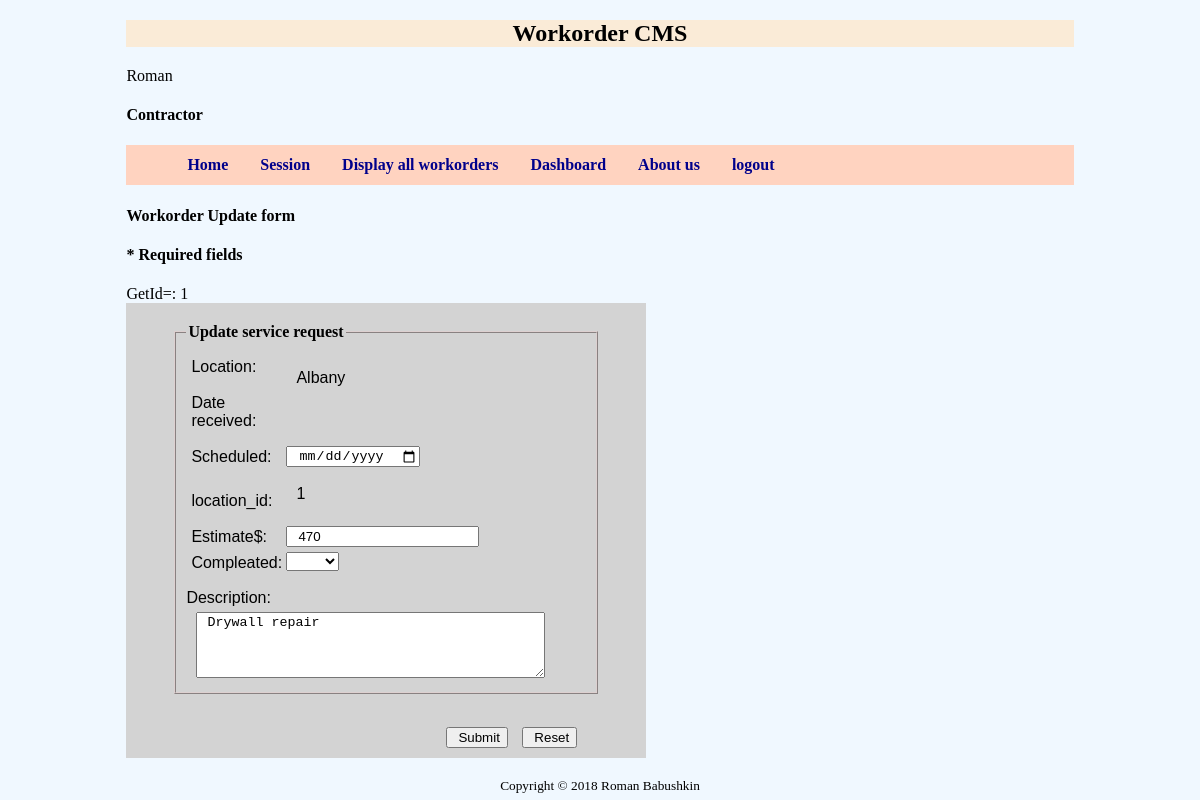
Page /mvc/Views/UpdateWorkContractor.php?id=1 (signed in) on the committed database.
### tables this page shows
CREATE TABLE `workorder` (
  `id` int(11) NOT NULL AUTO_INCREMENT,
  `description` varchar(450) DEFAULT NULL,
  `estimate` double DEFAULT NULL,
  `location` varchar(45) DEFAULT NULL,
  `received` date DEFAULT NULL,
  `scheduled` date DEFAULT NULL,
  `compleated` varchar(45) DEFAULT NULL,
  `location_id` int(11) NOT NULL,
  PRIMARY KEY (`id`),
  KEY `fk_workorder_location1_idx` (`location_id`),
  CONSTRAINT `fk_workorder_location1` FOREIGN KEY (`location_id`) REFERENCES `location` (`id`) ON DELETE NO ACTION ON UPDATE NO ACTION
);

### mvc/classes/Database.php (called while the page is built, shortened)
<?php
class Database {
    public static $host = "127.0.0.1";
    public static $dbName = "workorder";
    public static $userName = "root";
    public static $password = "1982";
  private static function con() {
    $pdo = new PDO("mysql:host=".self::$host.";dbname=".self::$dbName.";charset=utf8", self::$userName, self::$password);
    $pdo->setAttribute(PDO::ATTR_EMULATE_PREPARES, false);
    $pdo->setAttribute(PDO::ATTR_ERRMODE, PDO::ERRMODE_EXCEPTION);
    return $pdo;
  }
  public static function query($query, $params = array()) {
    $stmt = self::con()->prepare($query);
    $stmt->execute($params);
    $data = $stmt->fetchAll();
    return $data;
  }
}
?>

### mvc/Controllers/WorkorderImpl.php (called while the page is built, shortened)
<?php
class WorkorderImpl extends Controller {
    public static function findWorkorderById($id) {
        $data = self::query("SELECT * FROM workorder WHERE id = '$id'");
    foreach( $data as $row ) {
       $workorder = new Workorder($row['id'],$row['description'], $row['estimate'], $row['location'], $row['received'], $row['scheduled'], $row['compleated'], $row['location_id']);
            return $workorder;
    }
    }
}
?>

### mvc/classes/Workorder.php (called while the page is built, shortened)
<?php
class Workorder {
    function __construct($id, $description, $estimate, $location, $received, $scheduled, $compleated, $location_id)
    {
        $this->description = $description;
        $this->estimate = $estimate;
        $this->location = $location;
        $this->scheduled = $scheduled;
        $this->compleated = $compleated;
        $this->location_id = $location_id;
    }
}
?>

### mvc/Views/UpdateWorkContractor.php (the view, shortened to what this page needs)
<!DOCTYPE html>
<html lang="en">
<head>
</head>
<body>
    <div id="wrapper">
<?php      include 'header.php'; ?>
<?php      include 'sessionCheck.php'; ?>
    <main>
        <h4>Workorder Update form</h4>
       <h4>* Required fields</h4>
<?php
        echo "GetId=: ".$_GET['id']."<br>";
        $workorder = WorkorderImpl::findWorkorderById($_GET['id']);
  ?>
<form name="form" action="updateWorkContrInfo" method="post" onsubmit="return validateForm()">
<fieldset>
    <legend>Update service request</legend>
    <label id="label1">Location:</label><br>
    <label id="label00"><?php echo $workorder->location; ?></label>
    <br/>
    <label id="label1"> Date received: </label><br>
    <label id="label00"><?php echo $workorder->received; ?></label>
   <br/><br>
    <label id="label1"> Scheduled:</label>
     <input type="date" name="scheduled"
           value="<?php echo $workorder->scheduled; ?>">
    <br><br>
     <label id="label1"> location_id:</label>
     <label id="label00"><?php echo $workorder->location_id; ?></label>
    <br><br>
    <label id="label1"> Estimate$:</label>
     <input type="text" name="estimate"
           value="<?php echo $workorder->estimate; ?>">
    <br>
     <label id="label1"> Compleated:</label>
    <select id="custom" name="compleated" >
      <option selected="<?php echo $workorder->compleated; ?>">
          <?php echo $workorder->compleated; ?></option>
            <option value="yes" >yes</option>
  </select>
    <br><br>
    <label for="feedback">Description:</label><h8 id="errorDescription" class="error"></h8> <br>
<textarea id="feedback" name="description" rows="4"
          cols="40"><?php echo $workorder->description; ?></textarea>
</fieldset>
 <br>
            <div id="custom1">
            <input type=submit>
            <input type=reset>
             </div>
        </form>
    <br>
        <?php      include 'footer.php'; ?>
        </main>
</div>
</body>
</html>

### rows in the picture
workorder: location "Albany", location "1", estimate "470", description "Drywall repair"

### other values in the picture
$_SESSION['name'] "Roman"
$_GET['id'] "1"
